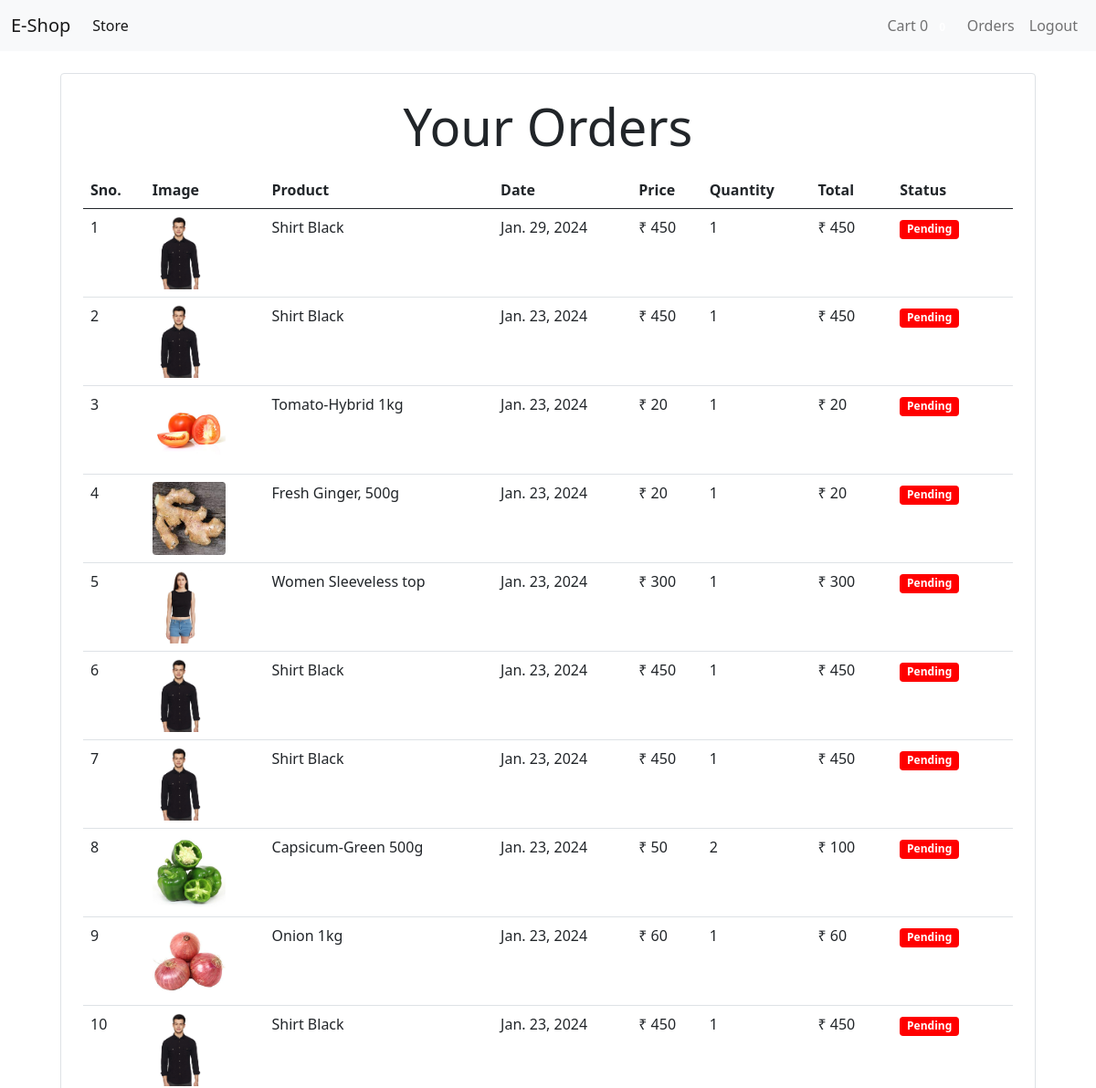
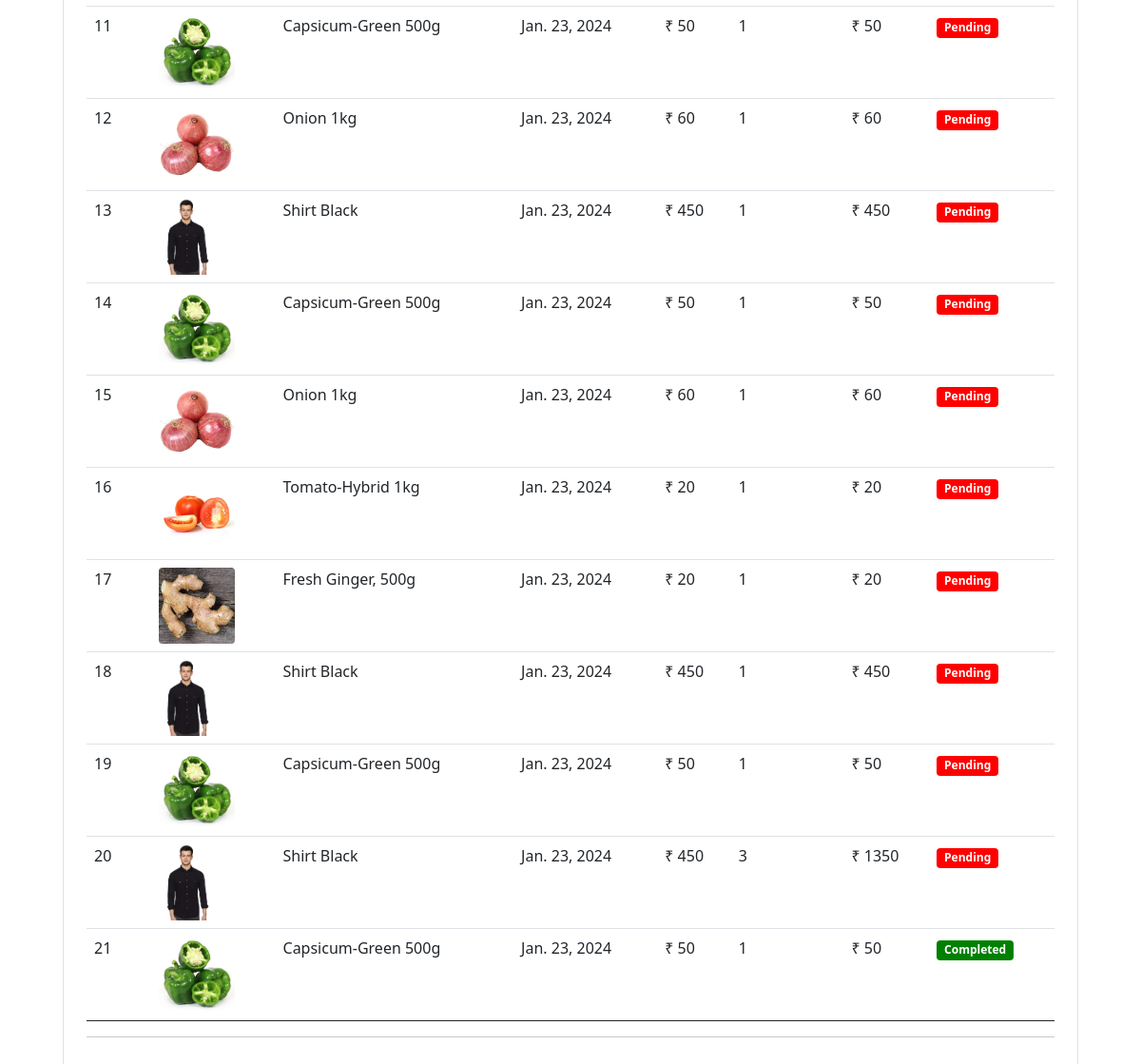
/orders (signed in), run on the app's committed database (2 pictures, top to bottom).
### store/models/orders.py (models this page shows, shortened)
class Order(models.Model):
    product=models.ForeignKey(Product,on_delete=models.CASCADE)
    customer=models.ForeignKey(Customer,on_delete=models.CASCADE)  # here customer is object not customer id
    quantity=models.IntegerField(default=1)
    price=models.IntegerField()
    address=models.CharField(max_length=50,default='')
    phone=models.CharField(max_length=10,default='')
    date=models.DateField(default=datetime.datetime.today)
    status=models.BooleanField(default=False)
    @staticmethod
    def get_orders_by_customer_id(customer_id):
        return Order.\
            objects.\
                filter(customer=customer_id)\
                .order_by('-date')

### store/models/product.py (models this page shows, shortened)
class Product(models.Model):
    name=models.CharField(max_length=50)
    price=models.IntegerField(default=0)
    category=models.ForeignKey(Category,on_delete=models.CASCADE,default=1)
    description=models.CharField(max_length=200,default=' ')
    image=models.ImageField(upload_to='products/')

### store/views/orders.py (the view)
# urls.py: path('orders',orders.OrderView.as_view(),name='orders'),
class OrderView(View):
    @method_decorator(auth_middleware)            # to use decorator with methods you need different way like here.
    def get(self,request):
        customer_id=request.session.get('customer')
        orders=Order.get_orders_by_customer_id(customer_id)
        return render(request,'orders.html',{'orders':orders})

### store/templatetags/custom_filter.py (called while the page is built)
@register.filter(name='currency')
def currency(number):
    return "₹ "+str(number)

@register.filter(name='multiply')
def multiply(num1,num2):
    return num1*num2

### store/templates/orders.html (shortened to what this page needs)
{% extends 'base.html' %}
{% block content %}
{% load cart %}
{% load custom_filter %}
<div class="container">
    <div class="border rounded p-4 m-4">
        <p  class="text-center display-4">Your Orders</p>
        <table class="table">
            <thead>
                <tr>
                    <th>Sno.</th>
                    <th>Image</th>
                    <th>Product</th>
                    <th>Date</th>
                    <th>Price</th>
                    <th>Quantity</th>
                    <th>Total</th>
                    <th>Status</th>
                </tr>
            </thead>
            <tbody>
                {% for order in orders %}
                <tr>
                    <td>{{forloop.counter}}</td>
                    <td><img style="height:80px" class="rounded circle" src="{{order.product.image.url}}"></td>
                    <td>{{order.product.name}}</td>
                    <td>{{order.date}}</td>
                    <td>{{order.price|currency}}</td>
                    <td>{{order.quantity}}</td>
                    <td>{{order.quantity|multiply:order.price|currency}}</td>
                    {% if order.status %}
                    <td><small class="badge badge-success" style="color: white; background-color: green;">Completed</small></td>
                    {% else %}
                    <td><small class="badge badge-warning" style="color: white ; background-color: red;">Pending</small></td>
                    {% endif %}
                </tr>
                {% endfor %}
            </tbody>
        </table>
        <hr>
    </div>
{% endblock%}

### store/templates/base.html (shortened to what this page needs)
<!doctype html>
<html lang="en">
  <head>
    <link href="https://cdn.jsdelivr.net/npm/bootstrap@5.0.2/dist/css/bootstrap.min.css" rel="stylesheet">
  </head>
  <body>
    <nav class="navbar navbar-expand-lg navbar-light bg-light">
      <div class="container-fluid">
        <a class="navbar-brand" href="/">E-Shop</a>
        <div class="collapse navbar-collapse" id="navbarSupportedContent">
          <ul class="navbar-nav me-auto mb-2 mb-lg-0">
            <li class="nav-item">
              <a class="nav-link active" aria-current="page" href="#">Store</a>
            </li>
          </ul>
          <ul class="navbar-nav my-2 my-lg-0">
            <li class="nav-item active">
              <a class="nav-link" href="/cart">Cart {{request.session.cart.keys|length}}
                <span class="badge badge-info">{{request.session.cart.keys|length}}</span>
                <span class="sr-only" hidden >(current)</span></a>
            </li>
            <li class="nav-item active">
              <a class="nav-link" href="/orders">Orders<span class="sr-only" hidden >(current)</span></a>
            </li>
            {% if request.session.customer %}
            <li class="nav-item active">
              <a class="nav-link" href="/logout">Logout<span class="sr-only" hidden>(current)</span></a>
            </li>
            {% endif %}
      </div>
    </nav>
    {% block content%}
    {% endblock %}
    </div>
  </body>
  </html>

### data on the page
Order: product.image (picture), product.name "Shirt Black", date "Jan. 29, 2024", price "₹ 450", quantity "1", quantity|multiply "₹ 450", status "Pending"
Order: product.image (picture), product.name "Shirt Black", date "Jan. 23, 2024", price "₹ 450", quantity "1", quantity|multiply "₹ 450", status "Pending"
Order: product.image (picture), product.name "Tomato-Hybrid 1kg", date "Jan. 23, 2024", price "₹ 20", quantity "1", quantity|multiply "₹ 20", status "Pending"
Order: product.image (picture), product.name "Fresh Ginger, 500g", date "Jan. 23, 2024", price "₹ 20", quantity "1", quantity|multiply "₹ 20", status "Pending"
Order: product.image (picture), product.name "Women Sleeveless top", date "Jan. 23, 2024", price "₹ 300", quantity "1", quantity|multiply "₹ 300", status "Pending"
Order: product.image (picture), product.name "Shirt Black", date "Jan. 23, 2024", price "₹ 450", quantity "1", quantity|multiply "₹ 450", status "Pending"
Order: product.image (picture), product.name "Shirt Black", date "Jan. 23, 2024", price "₹ 450", quantity "1", quantity|multiply "₹ 450", status "Pending"
Order: product.image (picture), product.name "Capsicum-Green 500g", date "Jan. 23, 2024", price "₹ 50", quantity "2", quantity|multiply "₹ 100", status "Pending"
Order: product.image (picture), product.name "Onion 1kg", date "Jan. 23, 2024", price "₹ 60", quantity "1", quantity|multiply "₹ 60", status "Pending"
Order: product.image (picture), product.name "Shirt Black", date "Jan. 23, 2024", price "₹ 450", quantity "1", quantity|multiply "₹ 450", status "Pending"
Order: product.image (picture), product.name "Capsicum-Green 500g", date "Jan. 23, 2024", price "₹ 50", quantity "1", quantity|multiply "₹ 50", status "Pending"
Order: product.image (picture), product.name "Onion 1kg", date "Jan. 23, 2024", price "₹ 60", quantity "1", quantity|multiply "₹ 60", status "Pending"
Order: product.image (picture), product.name "Shirt Black", date "Jan. 23, 2024", price "₹ 450", quantity "1", quantity|multiply "₹ 450", status "Pending"
Order: product.image (picture), product.name "Capsicum-Green 500g", date "Jan. 23, 2024", price "₹ 50", quantity "1", quantity|multiply "₹ 50", status "Pending"
Order: product.image (picture), product.name "Onion 1kg", date "Jan. 23, 2024", price "₹ 60", quantity "1", quantity|multiply "₹ 60", status "Pending"
Order: product.image (picture), product.name "Tomato-Hybrid 1kg", date "Jan. 23, 2024", price "₹ 20", quantity "1", quantity|multiply "₹ 20", status "Pending"
Order: product.image (picture), product.name "Fresh Ginger, 500g", date "Jan. 23, 2024", price "₹ 20", quantity "1", quantity|multiply "₹ 20", status "Pending"
Order: product.image (picture), product.name "Shirt Black", date "Jan. 23, 2024", price "₹ 450", quantity "1", quantity|multiply "₹ 450", status "Pending"
Order: product.image (picture), product.name "Capsicum-Green 500g", date "Jan. 23, 2024", price "₹ 50", quantity "1", quantity|multiply "₹ 50", status "Pending"
Order: product.image (picture), product.name "Shirt Black", date "Jan. 23, 2024", price "₹ 450", quantity "3", quantity|multiply "₹ 1350", status "Pending"
Order: product.image (picture), product.name "Capsicum-Green 500g", date "Jan. 23, 2024", price "₹ 50", quantity "1", quantity|multiply "₹ 50", status "Completed"

### other printed values
{{ request.session.cart.keys|length }} "0"
